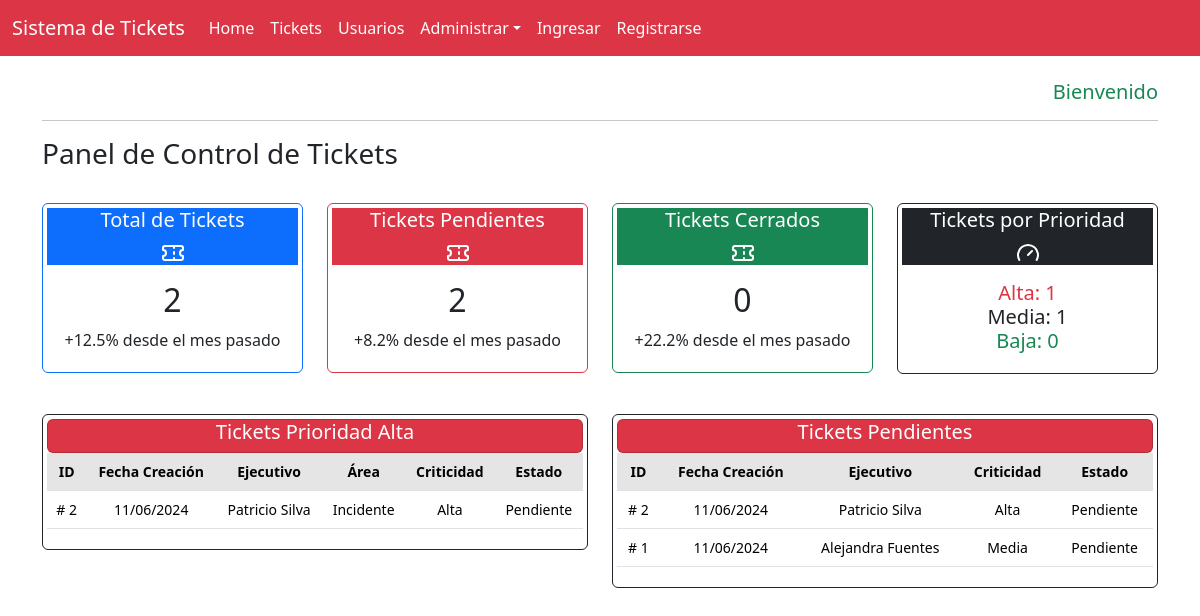
Before: / with the older database file.
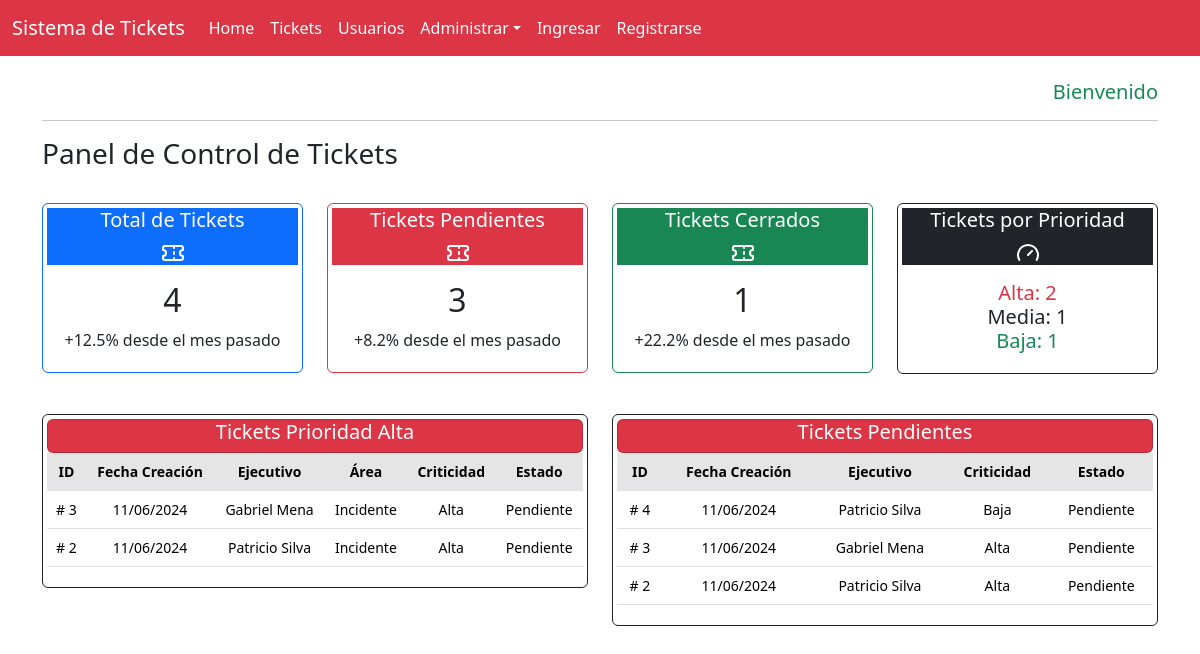
After: the same page with the newer database file.
### core/models.py (models this page shows, shortened)
class Ticket(models.Model):
    fecha_creacion = models.DateTimeField(auto_now_add=True)
    cliente = models.ForeignKey(Usuario, on_delete=models.CASCADE, related_name='tickets_creados')
    ejecutivo = models.ForeignKey(Usuario, on_delete=models.CASCADE, related_name='tickets_asignados')
    area = models.ForeignKey("Area", on_delete=models.CASCADE, verbose_name="Area", default = 'Ejecutivo Telefonico')
    tipo = models.ForeignKey("Tipo", on_delete=models.CASCADE, verbose_name="Tipo",default='Solicitud')
    criticidad = models.ForeignKey("Criticidad", on_delete=models.CASCADE, verbose_name="Criticidad",default='Media')
    estado = models.ForeignKey("Estado", on_delete=models.CASCADE, verbose_name="Estado", default=1)
    descripcion = models.TextField()
    observaciones = models.TextField(blank=True)

class Usuario(models.Model):
    nombre = models.CharField(max_length=255)
    apellido = models.CharField(max_length=255)
    email = models.EmailField(unique=True)
    contrasena = models.CharField(max_length=255)
    rol = models.CharField(max_length=50, choices=[('Administrador', 'Administrador'), ('Ejecutivo', 'Ejecutivo'), ('Cliente', 'Cliente')])
    is_active = models.BooleanField(default=True)

class Tipo(models.Model):
    tipo_ticket = models.CharField(max_length=50, blank=False)
    def __str__(self) :
        return self.tipo_ticket

class Criticidad(models.Model):
    nombre_criticidad = models.CharField(max_length=255, blank=False)
    def __str__(self):
        return self.nombre_criticidad

class Estado(models.Model):
    estado_ticket = models.CharField(max_length=55, blank=False)
    def __str__(self):
        return self.estado_ticket

### core/views.py (the view)
# urls.py: path('', home, name = 'home'),
def home(request):
    context_a = ticket_contar(request)
    context_b = ticket_contar_prioridad(request)
    context_c = ticket_prioridad(request)
    context_d = ticket_pendiente(request)
    context = {**context_a, **context_b,**context_c, **context_d}
    return render(request, 'core/home.html', context)

### core/views.py (called while the page is built)
def ticket_contar(request):
    contar_todos = Ticket.objects.all().count()
    contar_pendiente = Ticket.objects.filter(estado=1).count()
    contar_cerrados = Ticket.objects.filter(estado=4).count()
    context_contar = {
        'contar_todos':contar_todos,
        'contar_pendiente': contar_pendiente,
        'contar_cerrados': contar_cerrados,
    }
    return {'ticket_contar': context_contar}

def ticket_contar_prioridad(request):
    prioridad_alta = Ticket.objects.filter(criticidad = 1).count()
    prioridad_media = Ticket.objects.filter(criticidad = 2).count()
    prioridad_baja = Ticket.objects.filter(criticidad = 3).count()
    contar_prioridad= {
        'prioridad_alta': prioridad_alta,
        'prioridad_media': prioridad_media,
        'prioridad_baja': prioridad_baja,
    }
    return {'ticket_contar_prioridad': contar_prioridad}

def ticket_prioridad(request):
    ticket_prioridad = Ticket.objects.filter(criticidad = 1).order_by('-fecha_creacion')[:5]
    return {'ticket_prioridad': ticket_prioridad}

def ticket_pendiente(request):
    ticket_pendiente = Ticket.objects.filter(estado = 1).order_by('-fecha_creacion')[:5]
    return {'ticket_pendiente': ticket_pendiente}

### core/templates/core/home.html (shortened to what the changed rows need)
{% extends 'core/base.html' %}
{% block content %}
<br>
<div class="row row-cols-1 row-cols-md-4 g-6">
    <div class="col">
        <div class="card border-primary mb-3 text-center p-1" style="max-width: auto;">
            <div class="card-body p-0">
                <div class="card-body">
                    <h2 class="card-title">{{ ticket_contar.contar_todos }}</h2>
                    <p class="card-text">+12.5% desde el mes pasado</p>
                </div>
            </div>
        </div>
    </div>
    <div class="col">
        <div class="card border-danger mb-3 text-center p-1" style="max-width: auto;">
            <div class="card-body p-0">
                <div class="card-body">
                    <h2 class="card-title">{{ ticket_contar.contar_pendiente }}</h2>
                    <p class="card-text">+8.2% desde el mes pasado</p>
                </div>
            </div>
        </div>
    </div>
    <div class="col">
        <div class="card border-success mb-3 text-center p-1" style="max-width: auto;">
            <div class="card-body p-0">
                <div class="card-body">
                    <h2 class="card-title">{{ ticket_contar.contar_cerrados }}</h2>
                    <p class="card-text">+22.2% desde el mes pasado</p>
                </div>
            </div>
        </div>
    </div>
    <div class="col">
        <div class="card border-dark mb-3 text-center p-1" style="max-width: auto;">
            <div class="card-body p-0">
                <div class="card-body">
                    <div class="bg-red-500 text-danger">
                        <h5 class="card-text">Alta: {{ ticket_contar_prioridad.prioridad_alta }}</h5>
                    </div>
                    <div class="bg-green-500 text-success">
                        <h5 class="card-text">Baja: {{ ticket_contar_prioridad.prioridad_baja }}</h5>
                    </div>
                </div>
            </div>
        </div>
    </div>
</div>
<br>
<div class="row row-cols-1 row-cols-md-2 g-4">
    <div class="col">
        <div class="card border-dark mb-3 text-center p-1" style="max-width: auto;">
            <div class="table-responsive small">
                <table class="table table-centered table-nowrap table-hover">
                    <thead class="thead-light table-active">
                        <tr>
                            <th>ID</th>
                            <th>Fecha Creación</th>
                            <th>Ejecutivo</th>
                            <th>Área</th>
                            <th>Criticidad</th>
                            <th>Estado</th>
                        </tr>
                    </thead>
                    <tbody>
                        {% for ticket in ticket_prioridad %}
                        <tr>
                            <td># {{ ticket.id }}</td>
                            <td>{{ ticket.fecha_creacion | date:"SHORT_DATE_FORMAT" }}</td>
                            <td>{{ ticket.ejecutivo.nombre }} {{ ticket.ejecutivo.apellido }}</td>
                            <td>{{ ticket.tipo }}</td>
                            <td>{{ ticket.criticidad }}</td>
                            <td>{{ ticket.estado }}</td>
                        </tr>
                        {% endfor %}
                    </tbody>
                </table>
            </div>
        </div>
    </div>
    <div class="col">
        <div class="card border-dark mb-3 text-center p-1" style="max-width: auto;">
            <div class="table-responsive small">
                <table class="table table-centered table-nowrap table-hover">
                    <thead class="thead-light table-active">
                        <tr>
                            <th>ID</th>
                            <th>Fecha Creación</th>
                            <th>Ejecutivo</th>
                            <th>Criticidad</th>
                            <th>Estado</th>
                        </tr>
                    </thead>
                    <tbody>
                        {% for ticket in ticket_pendiente %}
                        <tr>
                            <td># {{ ticket.id }}</td>
                            <td>{{ ticket.fecha_creacion | date:"SHORT_DATE_FORMAT" }}</td>
                            <td>{{ ticket.ejecutivo.nombre }} {{ ticket.ejecutivo.apellido }}</td>
                            <td>{{ ticket.criticidad }}</td>
                            <td>{{ ticket.estado }}</td>
                        </tr>
                        {% endfor %}
                    </tbody>
                </table>
            </div>
        </div>
    </div>
</div>
{% endblock %}

Changed rows visible on the page:
no longer on this page (row edited): Ticket: id "1", fecha_creacion "11/06/2024", ejecutivo.nombre "Alejandra", ejecutivo.apellido "Fuentes", criticidad "Media", estado "Pendiente", shown under "Tickets Pendientes"
added Ticket: id "3", fecha_creacion "11/06/2024", ejecutivo.nombre "Gabriel", ejecutivo.apellido "Mena", tipo "Incidente", criticidad "Alta", estado "Pendiente"
added Ticket: id "4", fecha_creacion "11/06/2024", ejecutivo.nombre "Patricio", ejecutivo.apellido "Silva", criticidad "Baja", estado "Pendiente", shown under "Tickets Pendientes"
Other visible differences:
{{ ticket_contar.contar_todos }}: "2" → "4"
{{ ticket_contar.contar_pendiente }}: "2" → "3"
{{ ticket_contar.contar_cerrados }}: "0" → "1"
{{ ticket_contar_prioridad.prioridad_alta }}: "1" → "2"
{{ ticket_contar_prioridad.prioridad_baja }}: "0" → "1"
